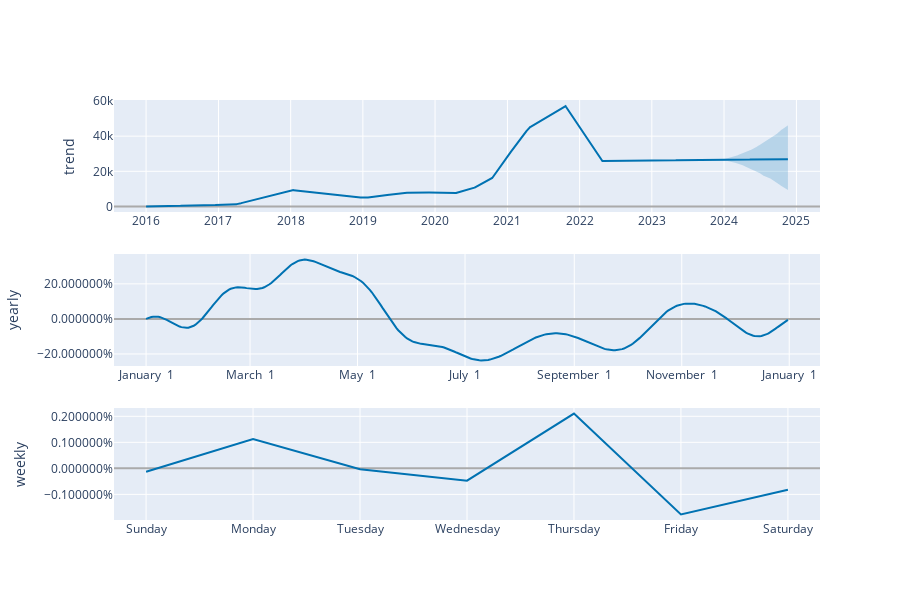

Notebook code for this chart:
### Code cell
plot_components_plotly(model,forecast)

### Figure 1 — Plotly figure (JSON) as saved in the notebook; plotly's stock layout.template omitted (floating-point values rounded to 4 significant figures; data arrays with more than 128 entries replaced by an {"elided": "..."} marker saying what was removed)
{"data": [{"line": {"color": "#0072B2", "width": 2}, "mode": "lines", "name": "trend", "type": "scatter", "x": {"elided": "3246 str values"}, "xaxis": "x", "y": {"elided": "3246 float values"}, "yaxis": "y"}, {"line": {"color": "rgba(0, 114, 178, 0.2)", "width": 0}, "mode": "lines", "name": "trend_upper", "type": "scatter", "x": {"elided": "3246 str values"}, "xaxis": "x", "y": {"elided": "3246 float values"}, "yaxis": "y"}, {"fill": "tonexty", "fillcolor": "rgba(0, 114, 178, 0.2)", "line": {"color": "rgba(0, 114, 178, 0.2)", "width": 0}, "mode": "lines", "name": "trend_lower", "type": "scatter", "x": {"elided": "3246 str values"}, "xaxis": "x", "y": {"elided": "3246 float values"}, "yaxis": "y"}, {"line": {"color": "#0072B2", "width": 2}, "mode": "lines", "name": "yearly", "type": "scatter", "x": {"elided": "365 str values"}, "xaxis": "x2", "y": {"elided": "365 float values"}, "yaxis": "y2"}, {"line": {"color": "#0072B2", "width": 2}, "mode": "lines", "name": "weekly", "type": "scatter", "x": ["2017-01-01T00:00:00", "2017-01-02T00:00:00", "2017-01-03T00:00:00", "2017-01-04T00:00:00", "2017-01-05T00:00:00", "2017-01-06T00:00:00", "2017-01-07T00:00:00"], "xaxis": "x3", "y": [-0.0001324, 0.001129, -3.216e-05, -0.000475, 0.002104, -0.00177, -0.0008243], "yaxis": "y3"}], "layout": {"height": 600, "showlegend": false, "width": 900, "xaxis": {"anchor": "y", "domain": [0, 1], "range": ["2015-07-22T18:00:00", "2025-04-30T06:00:00"], "type": "date"}, "xaxis2": {"anchor": "y2", "domain": [0, 1], "range": ["2016-12-13T18:54:02.958904115", "2018-01-18T11:04:57.863013581"], "tickformat": "%B %e", "type": "date"}, "xaxis3": {"anchor": "y3", "domain": [0, 1], "range": ["2016-12-31T16:48:00", "2017-01-07T07:12:00"], "tickformat": "%A", "type": "date"}, "yaxis": {"anchor": "x", "domain": [0.7333, 1], "rangemode": "normal", "title": {"text": "trend"}, "zerolinecolor": "#AAA"}, "yaxis2": {"anchor": "x2", "domain": [0.3667, 0.6333], "hoverformat": ".2%", "tickformat": "%", "title": {"text": "yearly"}, "zerolinecolor": "#AAA"}, "yaxis3": {"anchor": "x3", "domain": [0, 0.2667], "hoverformat": ".2%", "tickformat": "%", "title": {"text": "weekly"}, "zerolinecolor": "#AAA"}}}
